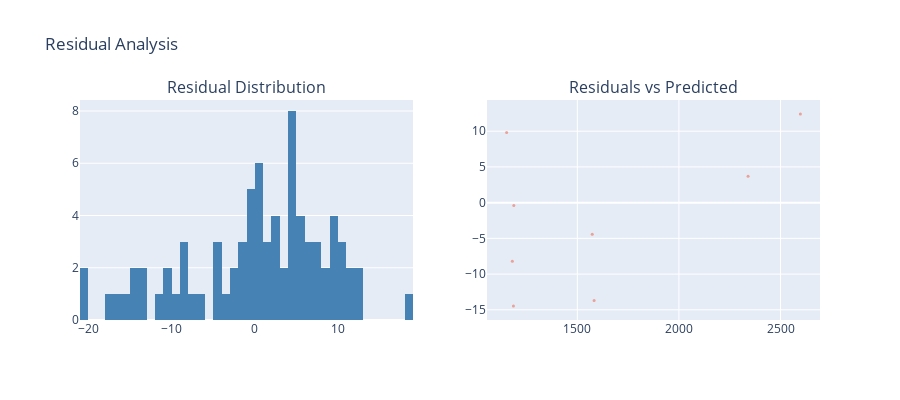

Source (notebook cell):
### Code cell
# Residual plot
residuals = y_test - pred_ridge

fig = make_subplots(rows=1, cols=2, subplot_titles=['Residual Distribution', 'Residuals vs Predicted'])

fig.add_trace(
    go.Histogram(x=residuals, nbinsx=50, marker_color='steelblue'),
    row=1, col=1
)

fig.add_trace(
    go.Scatter(x=pred_ridge[::10], y=residuals[::10], mode='markers', 
               marker=dict(size=3, opacity=0.5)),
    row=1, col=2
)

fig.update_layout(height=400, title_text='Residual Analysis', showlegend=False)
fig.show()

print(f"Residual Statistics:")
print(f"  Mean: {residuals.mean():.2f}")
print(f"  Std: {residuals.std():.2f}")
print(f"  Min: {residuals.min():.2f}")
print(f"  Max: {residuals.max():.2f}")

### Figure 1 — Plotly figure (JSON) as saved in the notebook; plotly's stock layout.template omitted (floating-point values rounded to 4 significant figures)
{"data": [{"marker": {"color": "steelblue"}, "nbinsx": 50, "type": "histogram", "x": [12.41, -17.16, 4.069, 5.024, -0.5648, 5.575, 2.216, -0.2959, 11.19, -4.225, 9.802, 4.357, 1.163, 4.138, 0.9057, -20.46, 6.961, -3.706, 10.05, 4.764, -14.47, -1.848, 3.759, -7.591, -0.553, -17.0, -4.165, 0.9846, 9.618, 18.7, -13.69, -2.903, 7.781, -10.86, 0.8855, 0.4876, -1.623, -11.29, 4.519, -8.903, 3.691, 4.481, 8.252, 9.716, -13.34, -15.04, 5.255, -20.9, 7.037, 0.8745, -8.205, 11.68, 12.77, 10.47, 0.255, 7.144, 6.732, 8.583, 9.428, -14.66, -0.4021, 2.485, 6.632, -8.909, 10.71, -9.424, -1.687, -2.038, 5.609, -10.6, -4.424, 1.031, 4.507, 2.369, 4.291, 1.614, -0.4123, 2.992, -6.275], "xaxis": "x", "yaxis": "y"}, {"marker": {"opacity": 0.5, "size": 3}, "mode": "markers", "type": "scatter", "x": [2598.0, 1152.0, 1185.0, 1583.0, 2340.0, 1180.0, 1187.0, 1573.0], "xaxis": "x2", "y": [12.41, 9.802, -14.47, -13.69, 3.691, -8.205, -0.4021, -4.424], "yaxis": "y2"}], "layout": {"annotations": [{"font": {"size": 16}, "showarrow": false, "text": "Residual Distribution", "x": 0.225, "xanchor": "center", "xref": "paper", "y": 1, "yanchor": "bottom", "yref": "paper"}, {"font": {"size": 16}, "showarrow": false, "text": "Residuals vs Predicted", "x": 0.775, "xanchor": "center", "xref": "paper", "y": 1, "yanchor": "bottom", "yref": "paper"}], "height": 400, "showlegend": false, "title": {"text": "Residual Analysis"}, "xaxis": {"anchor": "y", "domain": [0, 0.45]}, "xaxis2": {"anchor": "y2", "domain": [0.55, 1]}, "yaxis": {"anchor": "x", "domain": [0, 1]}, "yaxis2": {"anchor": "x2", "domain": [0, 1]}}}
